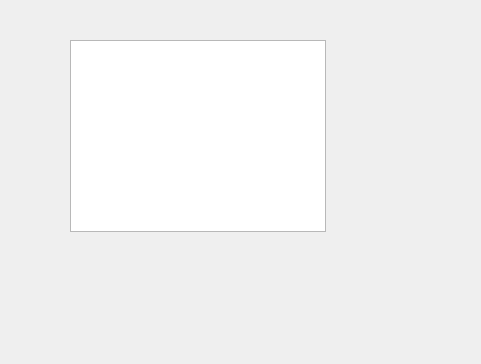
<?xml version="1.0" encoding="UTF-8"?>
<ui version="4.0">
 <class>allDepartments</class>
 <widget class="QWidget" name="allDepartments">
  <property name="geometry">
   <rect>
    <x>0</x>
    <y>0</y>
    <width>481</width>
    <height>364</height>
   </rect>
  </property>
  <property name="windowTitle">
   <string>allDepartments</string>
  </property>
  <widget class="QListWidget" name="departmentWidget">
   <property name="geometry">
    <rect>
     <x>70</x>
     <y>40</y>
     <width>256</width>
     <height>192</height>
    </rect>
   </property>
  </widget>
 </widget>
 <resources/>
 <connections/>
</ui>
